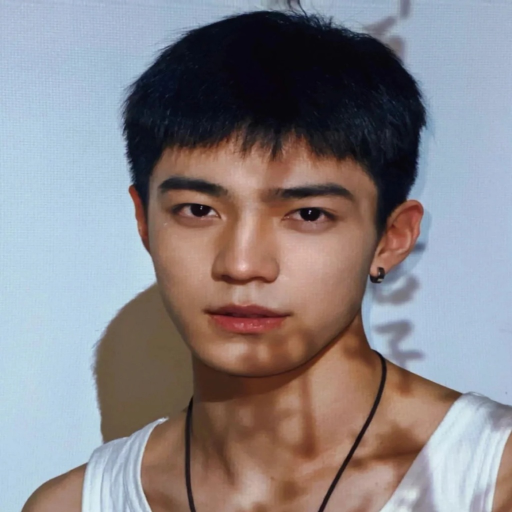
#> input picture data/hairstyles/references/cn_light_textured_fringe/prepared.jpg, 1024 x 1024 px (shown at 1/2 size)
$ python -i quality.py   (imports and definitions only)   (older library calls are emulated)
#> lines starting #> are read from the running program, lines starting #| are printed output that depends on the picture
from __future__ import annotations

from dataclasses import dataclass
from pathlib import Path


@dataclass(frozen=True)
class ImageQuality:
    image_path: str
    width: int
    height: int
    mean_brightness: float
    blur_score: float
    colorfulness: float
    is_monochrome: bool
    warnings: list[str]


def check_image_quality(image_path: str | Path) -> ImageQuality:
    try:
        import cv2
    except ImportError as exc:
        raise RuntimeError("Missing OpenCV. Install requirements-core.txt.") from exc

    image_path = Path(image_path)
    image = cv2.imread(str(image_path))
#> image is the input picture: shape (1024, 1024, 3); mean B, G, R 135.8, 132, 136.7
    if image is None:
        raise FileNotFoundError(f"Could not read image: {image_path}")

    height, width = image.shape[:2]
#> height = 1024; width = 1024
    gray = cv2.cvtColor(image, cv2.COLOR_BGR2GRAY)
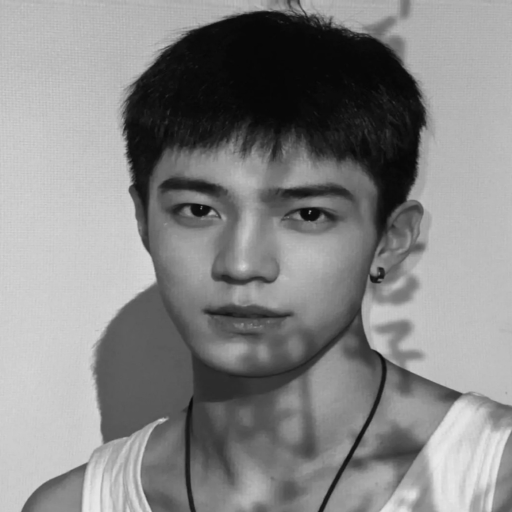
#> gray: shape (1024, 1024) (shown at 1/2 size); min 4, max 238, mean 133.8
    mean_brightness = float(gray.mean())
#> mean_brightness = 133.8
    blur_score = float(cv2.Laplacian(gray, cv2.CV_64F).var())
#> blur_score = 12.69
    b_channel, g_channel, r_channel = cv2.split(image.astype("float32"))
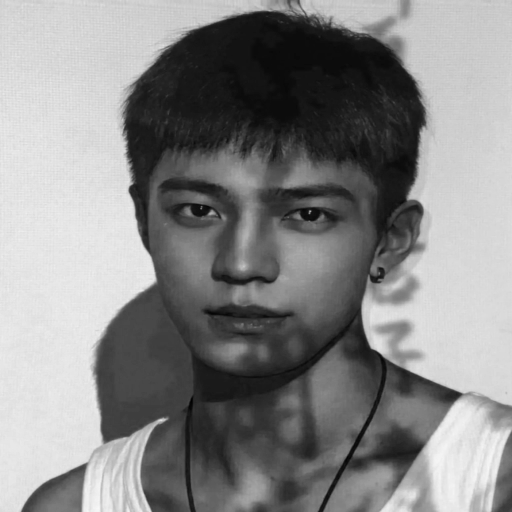
#> b_channel: shape (1024, 1024) float32 (shown at 1/2 size); min 0, max 249, mean 135.8
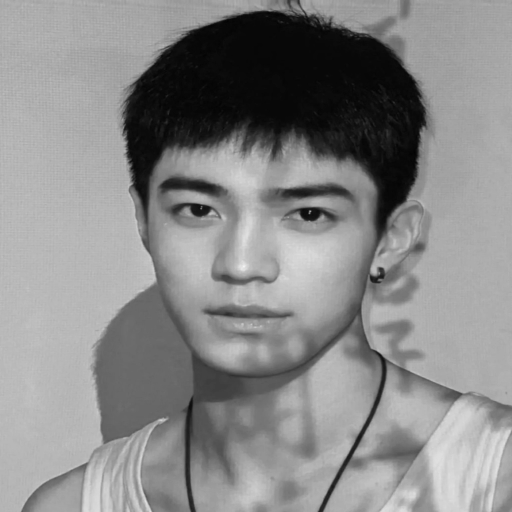
#> r_channel: shape (1024, 1024) float32 (shown at 1/2 size); min 1, max 247, mean 136.7
    rg = cv2.absdiff(r_channel, g_channel)
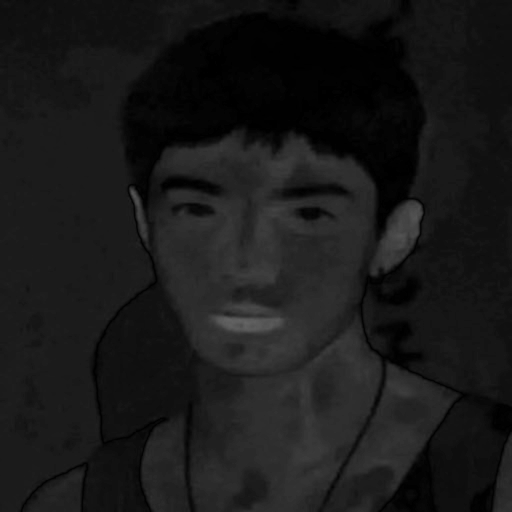
#> rg: shape (1024, 1024) float32 (shown at 1/2 size); min 0, max 101, mean 25
    yb = cv2.absdiff(0.5 * (r_channel + g_channel), b_channel)
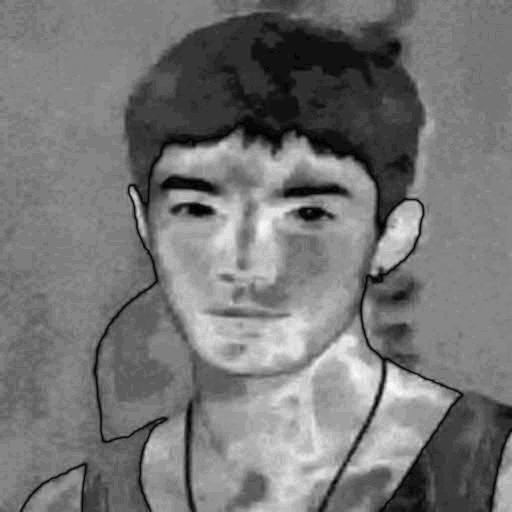
#> yb: shape (1024, 1024) float32 (shown at 1/2 size); min 0, max 66, mean 30.4; drawn with min black and max white
    std_rg, mean_rg = rg.std(), rg.mean()
#> std_rg = 15.1; mean_rg = 24.95
    std_yb, mean_yb = yb.std(), yb.mean()
#> std_yb = 12.02; mean_yb = 30.4
    colorfulness = float((std_rg**2 + std_yb**2) ** 0.5 + 0.3 * ((mean_rg**2 + mean_yb**2) ** 0.5))
#> colorfulness = 31.1
    is_monochrome = colorfulness < 12.0
#> is_monochrome = False

    warnings: list[str] = []
    if width < 512 or height < 512:
        warnings.append("image resolution is low; use at least 512x512 for better hair transfer")
    if mean_brightness < 55:
        warnings.append("image is dark; use brighter lighting")
    if mean_brightness > 205:
        warnings.append("image is very bright; reduce overexposure")
    if blur_score < 60:
        warnings.append("image may be blurry; use a sharper photo")
    if is_monochrome:
        warnings.append("image looks monochrome; realistic hair rendering needs a natural color photo")

    return ImageQuality(
        image_path=str(image_path),
        width=width,
        height=height,
        mean_brightness=mean_brightness,
        blur_score=blur_score,
        colorfulness=colorfulness,
        is_monochrome=is_monochrome,
        warnings=warnings,
    )

>>> result = check_image_quality('../../data/hairstyles/references/cn_light_textured_fringe/prepared.jpg')
